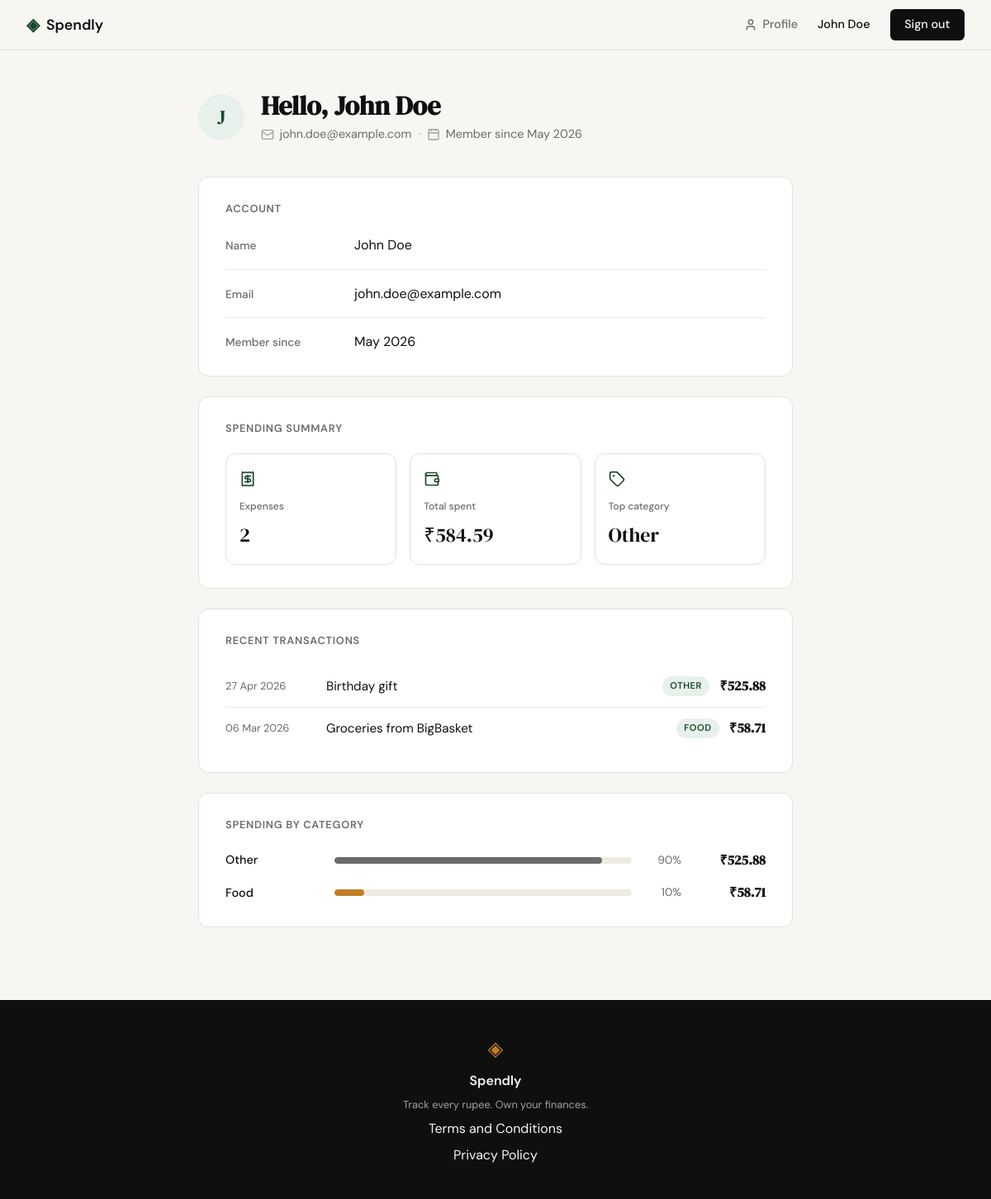
/profile (signed in), run on the app's committed database.
### tables this page shows
CREATE TABLE users (
            id            INTEGER PRIMARY KEY AUTOINCREMENT,
            name          TEXT NOT NULL,
            email         TEXT UNIQUE NOT NULL,
            password_hash TEXT NOT NULL,
            created_at    TEXT NOT NULL DEFAULT (datetime('now'))
        );

CREATE TABLE expenses (
            id          INTEGER PRIMARY KEY AUTOINCREMENT,
            user_id     INTEGER NOT NULL,
            amount      REAL    NOT NULL,
            category    TEXT    NOT NULL,
            date        TEXT    NOT NULL,
            description TEXT,
            created_at  TEXT    NOT NULL DEFAULT (datetime('now')),
            FOREIGN KEY (user_id) REFERENCES users(id)
        );

### app.py (the view)
@app.route("/profile")
def profile():
    user_id = session.get("user_id")
    if not user_id:
        flash("Please log in to view your profile.")
        return redirect(url_for("login"))
    user = get_user_by_id(user_id)
    if user is None:
        session.clear()
        flash("Please log in to view your profile.")
        return redirect(url_for("login"))
    summary = get_summary_stats(user_id)
    transactions = get_recent_transactions(user_id)
    categories = get_category_breakdown(user_id)
    return render_template(
        "profile.html",
        user=user,
        summary=summary,
        transactions=transactions,
        categories=categories,
    )

### database/db.py (called while the page is built)
def get_db():
    conn = sqlite3.connect(DB_PATH)
    conn.row_factory = sqlite3.Row
    conn.execute("PRAGMA foreign_keys = ON")
    return conn

### database/queries.py (called while the page is built)
def get_user_by_id(user_id):
    conn = get_db()
    try:
        row = conn.execute(
            "SELECT name, email, created_at FROM users WHERE id = ?",
            (user_id,),
        ).fetchone()
    finally:
        conn.close()
    if row is None:
        return None
    try:
        member_since = datetime.strptime(
            row["created_at"], "%Y-%m-%d %H:%M:%S"
        ).strftime("%B %Y")
    except (TypeError, ValueError):
        member_since = row["created_at"]
    return {
        "name": row["name"],
        "email": row["email"],
        "member_since": member_since,
    }

def get_summary_stats(user_id):
    conn = get_db()
    try:
        totals = conn.execute(
            """
            SELECT COUNT(*) AS n,
                   COALESCE(SUM(amount), 0.0) AS total
            FROM expenses
            WHERE user_id = ?
            """,
            (user_id,),
        ).fetchone()
        top = conn.execute(
            """
            SELECT category, SUM(amount) AS s
            FROM expenses
            WHERE user_id = ?
            GROUP BY category
            ORDER BY s DESC, category ASC
            LIMIT 1
            """,
            (user_id,),
        ).fetchone()
    finally:
        conn.close()
    return {
        "total_spent": float(totals["total"]),
        "transaction_count": int(totals["n"]),
        "top_category": top["category"] if top else "—",
    }

def get_recent_transactions(user_id, limit=10):
    conn = get_db()
    try:
        rows = conn.execute(
            """
            SELECT date, description, category, amount
            FROM expenses
            WHERE user_id = ?
            ORDER BY date DESC, id DESC
            LIMIT ?
            """,
            (user_id, limit),
        ).fetchall()
    finally:
        conn.close()
    transactions = []
    for row in rows:
        try:
            display_date = datetime.strptime(row["date"], "%Y-%m-%d").strftime("%d %b %Y")
        except (TypeError, ValueError):
            display_date = row["date"]
        transactions.append({
            "date": display_date,
            "description": row["description"],
            "category": row["category"],
            "amount": row["amount"],
        })
    return transactions

### templates/profile.html (shortened to what this page needs)
{% extends "base.html" %}
{% block content %}
<section class="profile-section">
    <div class="profile-container">
        <header class="profile-header">
            <div class="profile-avatar" aria-hidden="true">
                {{ user.name[0]|upper }}
            </div>
            <div class="profile-headings">
                <h1 class="profile-title">Hello, {{ user.name }}</h1>
                <p class="profile-meta">
                    <span class="profile-meta-item">
                        <i data-lucide="mail"></i>{{ user.email }}
                    </span>
                    <span class="profile-meta-sep">·</span>
                    <span class="profile-meta-item">
                        <i data-lucide="calendar"></i>Member since {{ user.member_since }}
                    </span>
                </p>
            </div>
        </header>
        <section class="profile-card" aria-labelledby="account-heading">
            <h2 id="account-heading" class="profile-card-title">Account</h2>
            <dl class="profile-fields">
                <div class="profile-field">
                    <dt>Name</dt>
                    <dd>{{ user.name }}</dd>
                </div>
                <div class="profile-field">
                    <dt>Email</dt>
                    <dd>{{ user.email }}</dd>
                </div>
                <div class="profile-field">
                    <dt>Member since</dt>
                    <dd>{{ user.member_since }}</dd>
                </div>
            </dl>
        </section>
        <section class="profile-card" aria-labelledby="summary-heading">
            <h2 id="summary-heading" class="profile-card-title">Spending summary</h2>
            <div class="profile-stats">
                <div class="mock-stat-card profile-stat">
                    <i data-lucide="receipt" class="profile-stat-icon"></i>
                    <span class="stat-label">Expenses</span>
                    <span class="stat-value">{{ summary.transaction_count }}</span>
                </div>
                <div class="mock-stat-card profile-stat">
                    <i data-lucide="wallet" class="profile-stat-icon"></i>
                    <span class="stat-label">Total spent</span>
                    <span class="stat-value profile-stat-amount">₹{{ "%.2f"|format(summary.total_spent) }}</span>
                </div>
                <div class="mock-stat-card profile-stat">
                    <i data-lucide="tag" class="profile-stat-icon"></i>
                    <span class="stat-label">Top category</span>
                    {% if summary.top_category != "—" %}
                        <span class="stat-value">{{ summary.top_category }}</span>
                    {% else %}
                        <span class="profile-stat-empty">No expenses yet</span>
                    {% endif %}
                </div>
            </div>
        </section>
        <section class="profile-card" aria-labelledby="transactions-heading">
            <h2 id="transactions-heading" class="profile-card-title">Recent transactions</h2>
            {% if transactions %}
                <ul class="profile-tx-list">
                    {% for tx in transactions %}
                        <li class="profile-tx-row">
                            <span class="profile-tx-date">{{ tx.date }}</span>
                            <span class="profile-tx-description">{{ tx.description }}</span>
                            <span class="profile-tx-category">{{ tx.category }}</span>
                            <span class="profile-tx-amount">₹{{ "%.2f"|format(tx.amount) }}</span>
                        </li>
                    {% endfor %}
                </ul>
            {% else %}
                <p class="profile-stat-empty">No transactions yet.</p>
            {% endif %}
        </section>
        <section class="profile-card" aria-labelledby="categories-heading">
            <h2 id="categories-heading" class="profile-card-title">Spending by category</h2>
            {% if categories %}
                <div class="profile-cat-list">
                    {% for cat in categories %}
                        <div class="profile-cat-row">
                            <span class="profile-cat-label">{{ cat.name }}</span>
                            <div class="profile-cat-track">
                                <div class="profile-cat-bar profile-cat-bar--{{ cat.name|lower }}" style="--pct: {{ cat.pct }}%"></div>
                            </div>
                            <span class="profile-cat-pct">{{ cat.pct }}%</span>
                            <span class="profile-cat-amount">₹{{ "%.2f"|format(cat.amount) }}</span>
                        </div>
                    {% endfor %}
                </div>
            {% else %}
                <p class="profile-stat-empty">No expenses to break down yet.</p>
            {% endif %}
        </section>
    </div>
</section>
{% endblock %}

### templates/base.html (shortened to what this page needs)
<!DOCTYPE html>
<html lang="en">
<head>
    <link rel="stylesheet" href="{{ url_for('static', filename='css/style.css') }}">
</head>
<body>
    <nav class="navbar">
        <div class="nav-inner">
            <a href="{{ url_for('landing') }}" class="nav-brand">
                <span class="brand-icon">◈</span>
                <span class="brand-name">Spendly</span>
            </a>
            <div class="nav-links">
                {% if session.get('user_id') %}
                    <a href="{{ url_for('profile') }}" class="nav-link-profile">
                        <i data-lucide="user"></i>Profile
                    </a>
                    <span class="nav-user">{{ session['user_name'] }}</span>
                    <a href="{{ url_for('logout') }}" class="nav-cta">Sign out</a>
                {% else %}
                    <a href="{{ url_for('login') }}">Sign in</a>
                    <a href="{{ url_for('register') }}" class="nav-cta">Get started</a>
                {% endif %}
            </div>
        </div>
    </nav>
    <main class="main-content">
        {% block content %}{% endblock %}
    </main>
    <footer class="footer">
        <div class="footer-inner">
            <span class="brand-icon">◈</span>
            <span class="footer-name">Spendly</span>
            <p class="footer-copy">Track every rupee. Own your finances.</p>
            <a href="{{ url_for('terms') }}">Terms and Conditions</a>
            <a href="{{ url_for('privacy') }}">Privacy Policy</a>
        </div>
    </footer>
</body>
</html>

### data on the page
users: user_name "John Doe", name "J", name "John Doe", email "john.doe@example.com"
expenses: top_category "Other", date "27 Apr 2026", description "Birthday gift", category "OTHER", amount "525.88", name "Other", pct "90"
expenses: date "06 Mar 2026", description "Groceries from BigBasket", category "FOOD", amount "58.71", name "Food", pct "10"

### other printed values
{{ user.member_since }} "May 2026"
{{ summary.transaction_count }} "2"
{{ "%.2f"|format(summary.total_spent) }} "584.59"
